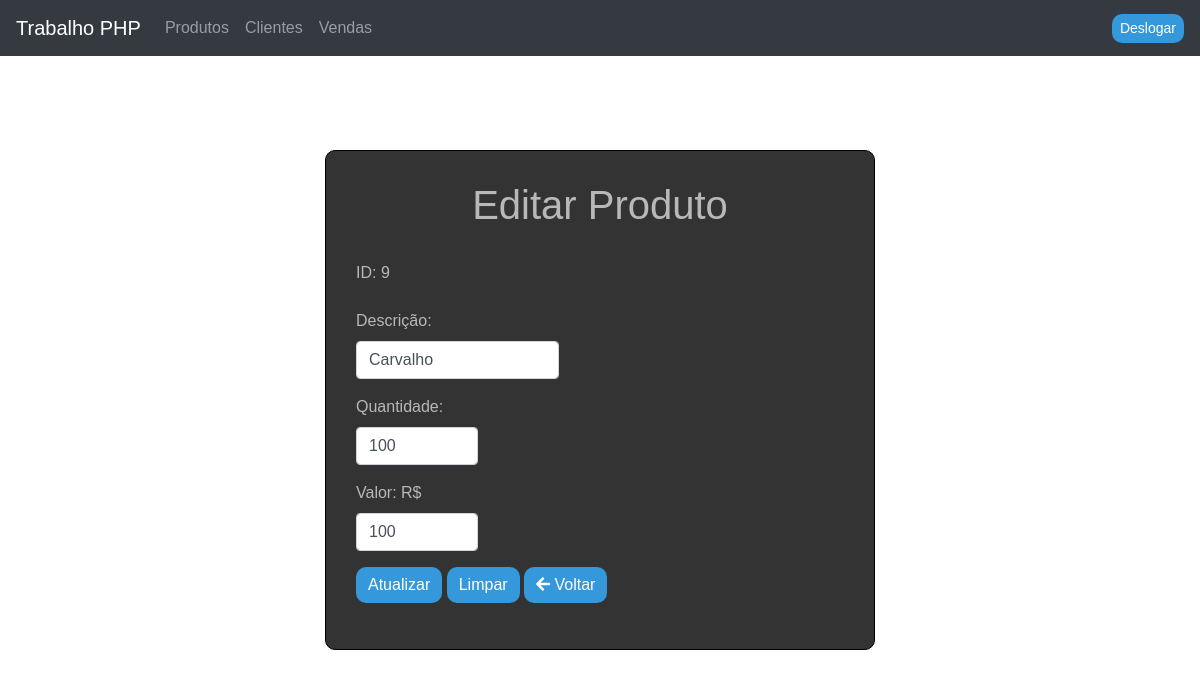
Page /frmEdtProd.php?id=9 on the committed database.
### tables this page shows
CREATE TABLE `produto` (
  `id` int(11) NOT NULL,
  `descricao` varchar(35) NOT NULL,
  `quantidade` float NOT NULL,
  `valor` float NOT NULL
);

### frmEdtProd.php (the view, shortened to what this page needs)
<?php
   $id = trim($_REQUEST['id']);
   $rs = mysql_query("SELECT * FROM  produto where id=".$id);
   $edita = mysql_fetch_array($rs);
?>
<html>
    <head>
        <link rel="stylesheet" href="https://maxcdn.bootstrapcdn.com/bootstrap/4.0.0-beta.3/css/bootstrap.min.css">
        <link rel="stylesheet" href="frmEdtProd.css">
        <link rel="stylesheet" href="https://use.fontawesome.com/releases/v5.3.1/css/all.css">
    </head>
    <body>
        <nav class="navbar navbar-expand-lg navbar-dark bg-dark">
            <a class="navbar-brand" href="index.php">Trabalho PHP</a>
            <div class="collapse navbar-collapse" id="navbarNavAltMarkup">
                <div class="navbar-nav">
                    <a class="nav-item nav-link" href="lstProd.php">Produtos</a>
                    <a class="nav-item nav-link" href="lstCliente">Clientes</a>
                    <a class="nav-item nav-link" href="lstVenda">Vendas</a>
                </div>
            </div>
            <form class="form-inline my-2 my-lg-0">
                <input type="button" id="logOut" name="logOut"class="btn btn-outline-success btn-sm" onclick="javascript:location.href='logout.php'" value="Deslogar"></input>
            </form>
        </nav>
        <section class="pagefade" style="display: none">
        <div class="container col-md-8">
        <h1 class="text-center">Editar Produto</h1>
        <br>
        <form id="frmEdtProd" name="frmEdtProd" method="POST" action="edtProd.php">
                <div class="form-group">
                    <label for="lbltxtId">ID:  <?php echo $edita['id'] ?> </label>
                </div>
                <div class="form-group">
                    <label for="lblDesc">Descrição: </label>
                    <input type="text" id= "txtDesc" name="txtDesc"
                    class="form-control col-md-5" value = "<?php echo $edita['descricao']?>">
                </div>
                <div class="form-group">
                    <label for="lblQtde">Quantidade: </label>
                    <input type="text" id= "txtQtd" name="txtQtd"
                    class="form-control col-md-3" value = "<?php echo $edita['quantidade']?>">
                </div>
                <div class="form-group">
                    <label for="lblVal">Valor: R$</label>
                    <input type="text" id= "txtVal" name="txtVal"
                    class="form-control col-md-3" value = "<?php echo $edita['valor']?>">
                </div>
                <input type="submit" id="bt_Gravar" name="bt_Gravar" class="btn btn-success"  value="Atualizar">
                <input type="reset" id="bt_Limpar" name="bt_Limpar" class="btn btn-primary" value="Limpar">
                <button type="button" id="bt_Cancelar" name="bt_Cancelar" class="btn btn-danger" value="Voltar"
                 onclick="javascript:location.href='lstProd.php'"><i class="fas fa-arrow-left" ></i> Voltar </button>
         </form>
        </div>
</section>
    </body>
</html>

### frmEdtProd.css (style rules this page uses)
body { background: url(bright-conifer-dawn-1350339.jpg); background-repeat: no-repeat; background-size: 1920px 1080px; margin: 0; padding: 0; font-family: "Montserrat",sans-serif; color: #f1f1f1b3; }
.container { width: 550px; background: #333; position: absolute; top: 50%; left: 50%; padding: 30px; transform: translate(-50%,-50%); border-radius: 10px; border: 0.49px solid #000; }
h1 { color: #f1f1f1b3; }
.btn { background:#3498db; color: white; border: none; border-radius: 10px; }

### rows in the picture
produto: id "9", txtDesc "Carvalho", txtQtd "100", txtVal "100"
